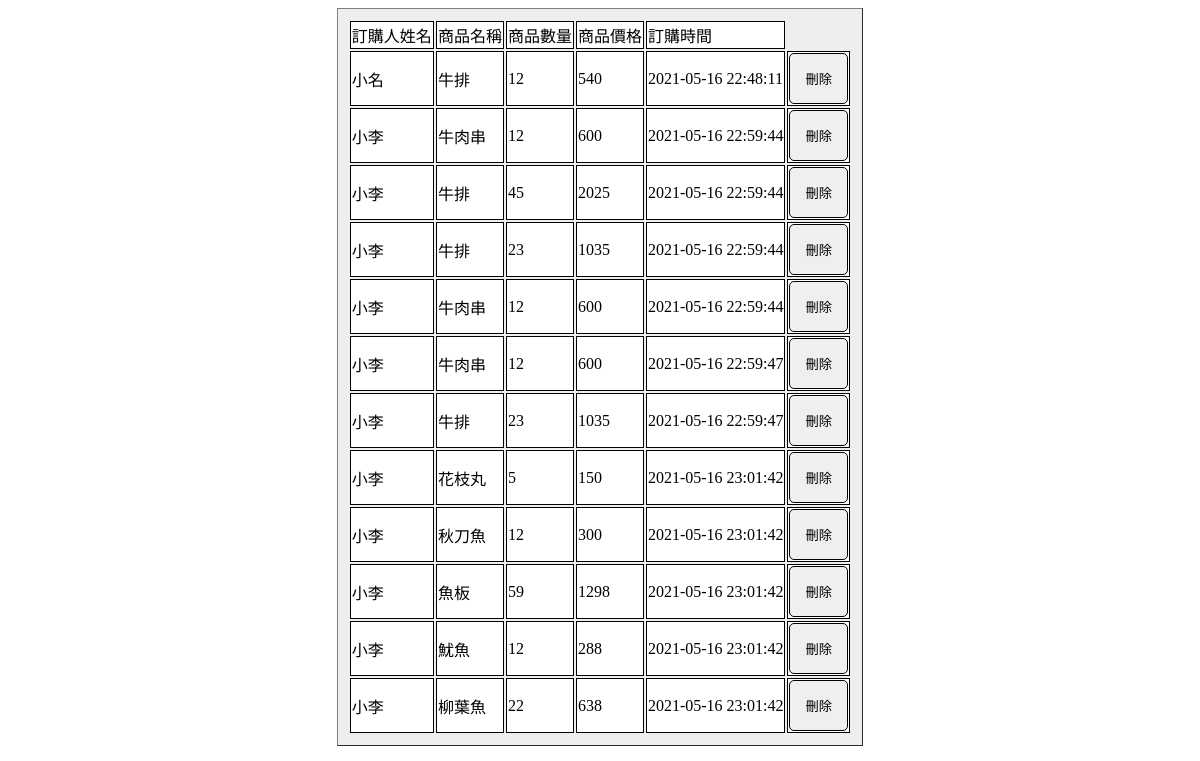
Page /backview/ on the earlier database version.
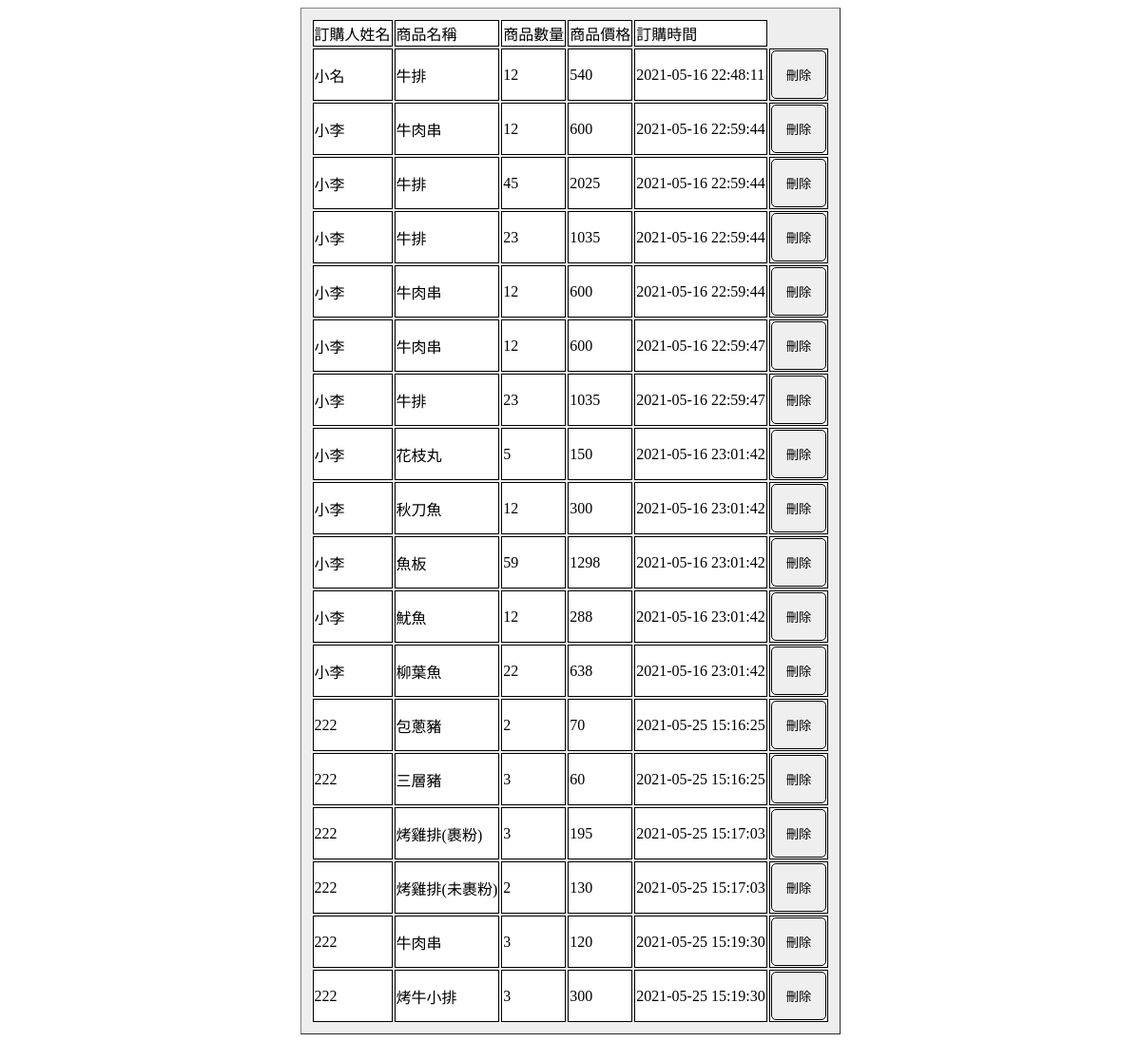
Same page on the later database version.
### myapp/models.py (models this page shows, shortened)
class Order(models.Model):
    customname = models.CharField(max_length=20)
    customaccount = models.CharField(max_length=20)
    customemail = models.EmailField(max_length=60, default='',null=True)
    customphone=models.CharField(max_length=15,default='',null=True)
    customaddress = models.CharField(max_length=100, default='',null=True)
    unitname = models.CharField(max_length=100,default='')
    unitnum=models.IntegerField(default=0)
    unitprice=models.IntegerField(default=0)
    nowtime = models.CharField(max_length=50)

### myapp/views.py (the view)
# urls.py: url(r'^backview/',views.backview),
def backview(request):
    i=0
    lis=[]
    orderall = Order.objects.all()
    for order in orderall:
        i+=1
        lis.append(i)
    now = datetime.now()
    return render(request, "backview.html", locals())

### templates/backview.html (shortened to what this page needs)
<html>
<head>
    {% load static %}
    <link rel="stylesheet" href="{% static "css/style.css" %}" type="text/css">
</head>
<body>
<table border="1" style="padding:10px; background-color:#eee;" >
<tr class="tb-td">
                <td name ="customname" >訂購人姓名</td>
                <td name ="unitname" >商品名稱</td>
                <td name ="customnum" >商品數量</td>
                <td name ="unitprice" >商品價格</td>
                <td name ="nowtime" >訂購時間</td>
</tr>
 {% for unit in orderall %}
            <tr class="tb-td">
                <td name ="customname" >{{unit.customname}}</td>
                <td name ="unitname" >{{unit.unitname}}</td>
                <td name ="unitnum" >{{unit.unitnum}}</td>
                <td name ="unitprice" >{{unit.unitprice}}</td>
                <td name ="nowtime" >{{unit.nowtime}}</td>
                <td><input type="button" name="del" onclick="del(this)" value="刪除"></td>
            </tr>
 {% endfor %}
</table>
</body>
</html>

### static/css/style.css (style rules this page uses)
html { -webkit-text-size-adjust:none; text-size-adjust: none; }
table { margin-left:auto; margin-right:auto; }
input { padding:15px 15px; border:1px black solid; cursor:pointer; -webkit-border-radius: 5px; border-radius: 5px; }
.tb-td td { border:1px solid black; background-color:white; }

Differences in the rows shown:
added Order: customname "222", unitname "包蔥豬", unitnum "2", unitprice "70", nowtime "2021-05-25 15:16:25"
added Order: customname "222", unitname "三層豬", unitnum "3", unitprice "60", nowtime "2021-05-25 15:16:25"
added Order: customname "222", unitname "烤雞排(裹粉)", unitnum "3", unitprice "195", nowtime "2021-05-25 15:17:03"
added Order: customname "222", unitname "烤雞排(未裹粉)", unitnum "2", unitprice "130", nowtime "2021-05-25 15:17:03"
added Order: customname "222", unitname "牛肉串", unitnum "3", unitprice "120", nowtime "2021-05-25 15:19:30"
added Order: customname "222", unitname "烤牛小排", unitnum "3", unitprice "300", nowtime "2021-05-25 15:19:30"
